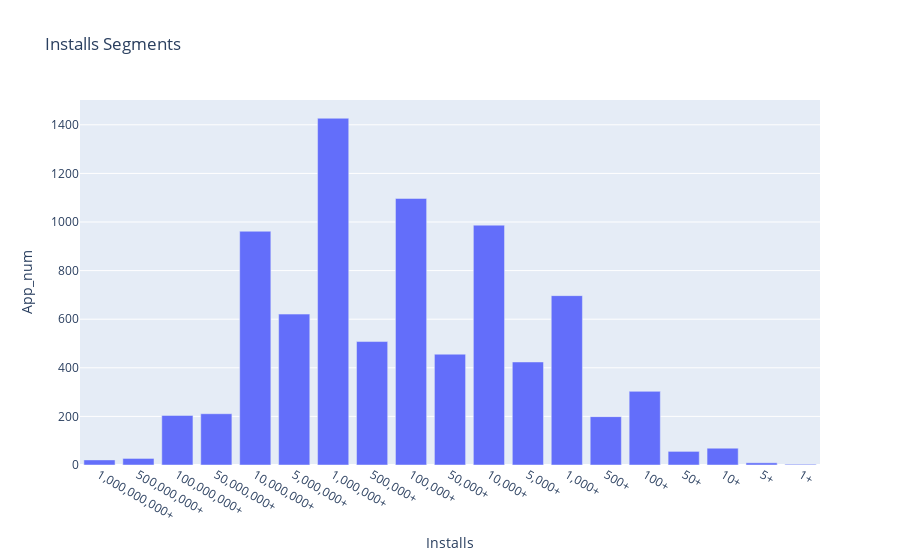

Source (notebook cell):
### Code cell
# Plotting the results
fig = px.bar(downloads,
                x= 'Installs',
                y= 'App_num',
                title='Installs Segments')

fig.show()

### Figure 1 — Plotly figure (JSON) as saved in the notebook; plotly's stock layout.template omitted (floating-point values rounded to 4 significant figures)
{"data": [{"alignmentgroup": "True", "hovertemplate": "Installs=%{x}<br>App_num=%{y}<extra></extra>", "legendgroup": "", "marker": {"color": "#636efa", "pattern": {"shape": ""}}, "name": "", "offsetgroup": "", "orientation": "v", "showlegend": false, "textposition": "auto", "type": "bar", "x": ["1,000,000,000+", "500,000,000+", "100,000,000+", "50,000,000+", "10,000,000+", "5,000,000+", "1,000,000+", "500,000+", "100,000+", "50,000+", "10,000+", "5,000+", "1,000+", "500+", "100+", "50+", "10+", "5+", "1+"], "xaxis": "x", "y": [21, 27, 204, 211, 962, 621, 1427, 508, 1097, 456, 987, 424, 697, 199, 303, 56, 69, 9, 3], "yaxis": "y"}], "layout": {"barmode": "relative", "legend": {"tracegroupgap": 0}, "title": {"text": "Installs Segments"}, "xaxis": {"anchor": "y", "domain": [0, 1], "title": {"text": "Installs"}}, "yaxis": {"anchor": "x", "domain": [0, 1], "title": {"text": "App_num"}}}}
